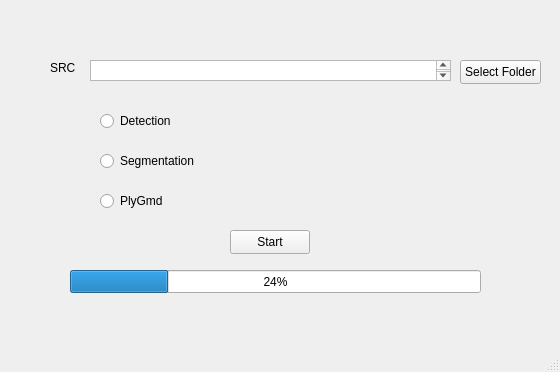
<?xml version="1.0" encoding="UTF-8"?>
<ui version="4.0">
 <class>MainWindow</class>
 <widget class="QMainWindow" name="MainWindow">
  <property name="geometry">
   <rect>
    <x>0</x>
    <y>0</y>
    <width>560</width>
    <height>372</height>
   </rect>
  </property>
  <property name="windowTitle">
   <string>MainWindow</string>
  </property>
  <widget class="QWidget" name="centralwidget">
   <widget class="QPushButton" name="pushButton">
    <property name="geometry">
     <rect>
      <x>460</x>
      <y>60</y>
      <width>81</width>
      <height>24</height>
     </rect>
    </property>
    <property name="text">
     <string>Select Folder</string>
    </property>
   </widget>
   <widget class="QLabel" name="label">
    <property name="geometry">
     <rect>
      <x>50</x>
      <y>60</y>
      <width>49</width>
      <height>16</height>
     </rect>
    </property>
    <property name="text">
     <string>SRC</string>
    </property>
   </widget>
   <widget class="QRadioButton" name="radioButton">
    <property name="geometry">
     <rect>
      <x>100</x>
      <y>110</y>
      <width>91</width>
      <height>22</height>
     </rect>
    </property>
    <property name="text">
     <string>Detection</string>
    </property>
   </widget>
   <widget class="QRadioButton" name="radioButton_2">
    <property name="geometry">
     <rect>
      <x>100</x>
      <y>150</y>
      <width>101</width>
      <height>22</height>
     </rect>
    </property>
    <property name="text">
     <string>Segmentation</string>
    </property>
   </widget>
   <widget class="QRadioButton" name="radioButton_3">
    <property name="geometry">
     <rect>
      <x>100</x>
      <y>190</y>
      <width>91</width>
      <height>22</height>
     </rect>
    </property>
    <property name="text">
     <string>PlyGmd</string>
    </property>
   </widget>
   <widget class="QProgressBar" name="progressBar">
    <property name="geometry">
     <rect>
      <x>70</x>
      <y>270</y>
      <width>411</width>
      <height>23</height>
     </rect>
    </property>
    <property name="value">
     <number>24</number>
    </property>
   </widget>
   <widget class="QTextEdit" name="textEdit">
    <property name="geometry">
     <rect>
      <x>90</x>
      <y>60</y>
      <width>361</width>
      <height>21</height>
     </rect>
    </property>
   </widget>
   <widget class="QPushButton" name="pushButton_2">
    <property name="geometry">
     <rect>
      <x>230</x>
      <y>230</y>
      <width>80</width>
      <height>24</height>
     </rect>
    </property>
    <property name="text">
     <string>Start</string>
    </property>
   </widget>
  </widget>
  <widget class="QMenuBar" name="menubar">
   <property name="geometry">
    <rect>
     <x>0</x>
     <y>0</y>
     <width>560</width>
     <height>21</height>
    </rect>
   </property>
  </widget>
  <widget class="QStatusBar" name="statusbar"/>
 </widget>
 <resources/>
 <connections/>
</ui>
